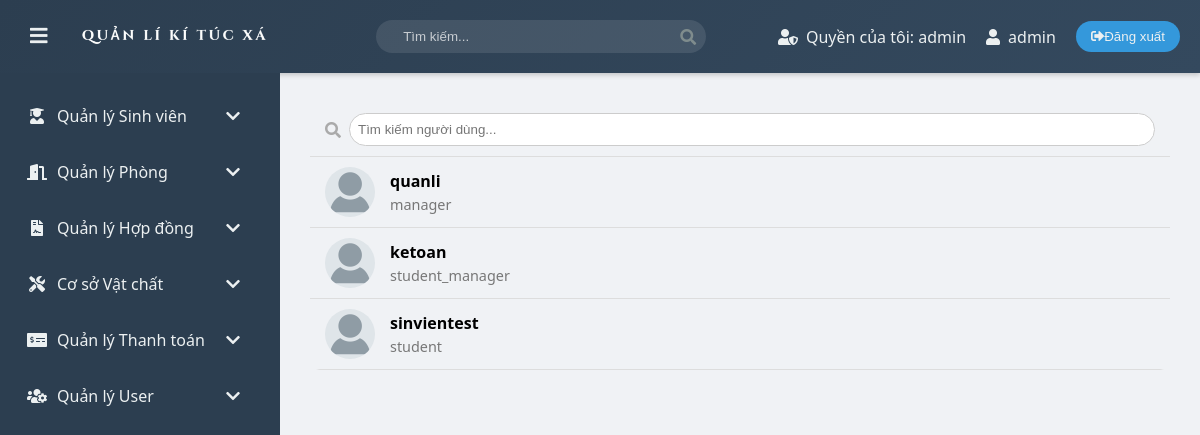
/php/admin/admin_user_list.php (signed in), run on an earlier commit of the app's database.
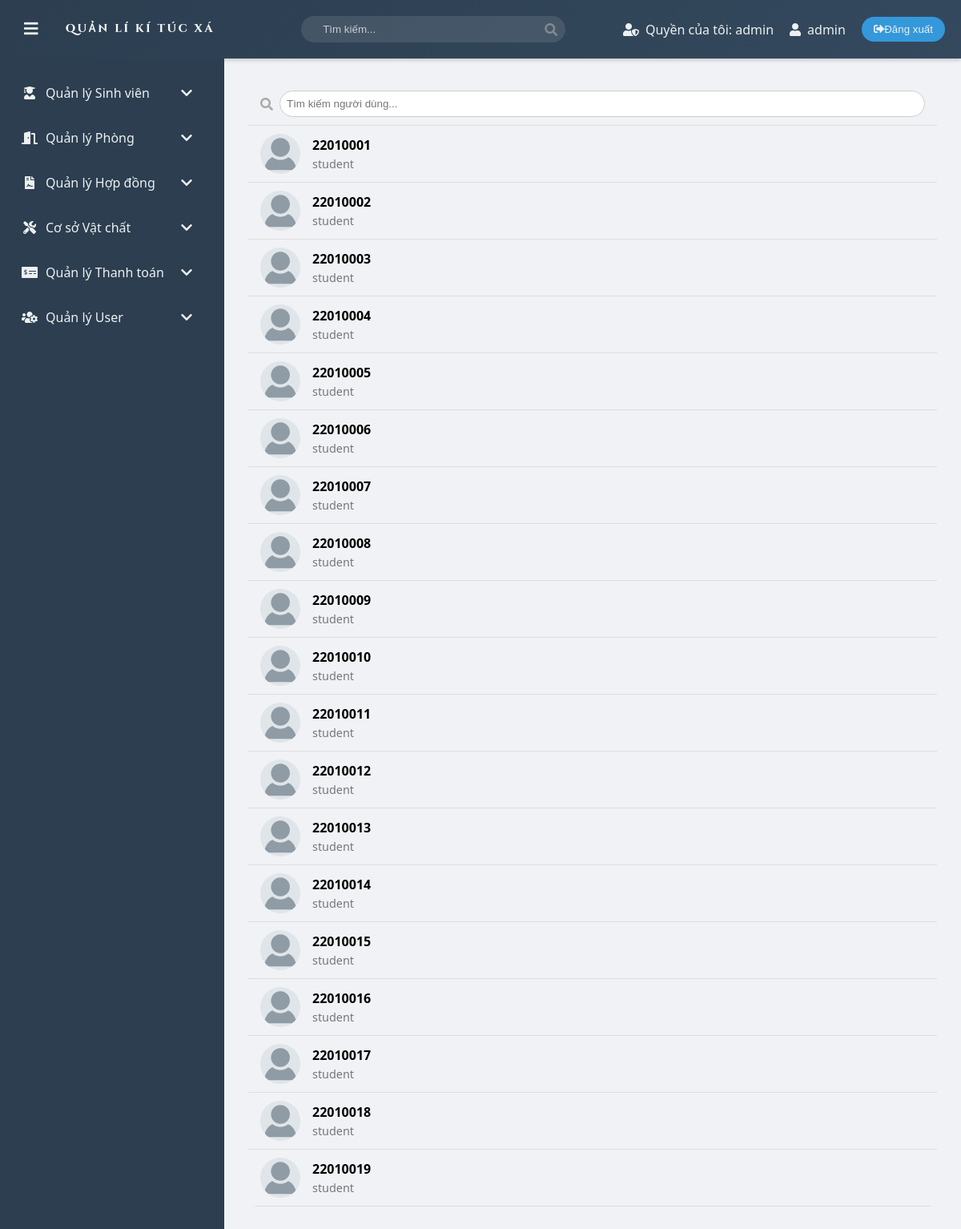
And on a later commit of the database.
### tables this page shows
CREATE TABLE Users (
    user_id INT AUTO_INCREMENT PRIMARY KEY,
    username VARCHAR(255) NOT NULL,
    password VARCHAR(255) NOT NULL,
    role ENUM('admin', 'student') NOT NULL,
    is_approved TINYINT(1) DEFAULT 0,
    activation_token  VARCHAR(255) NOT NULL,
    created_at TIMESTAMP DEFAULT CURRENT_TIMESTAMP
);

### php/admin/admin_user_list.php (the view, shortened to what this page needs)
<?php
include '../config/db_connect.php';
$adminId = $_SESSION['user_id'];
$sql = "SELECT user_id, username, role FROM Users WHERE user_id != ?";
$stmt = $conn->prepare($sql);
$stmt->bind_param("i", $adminId);
$stmt->execute();
$result = $stmt->get_result();
$users = [];
while ($row = $result->fetch_assoc()){
    $users[] = $row;
}
?>
<!DOCTYPE html>
<html lang="vi">
<head>
    <link rel="stylesheet" href="https://cdnjs.cloudflare.com/ajax/libs/font-awesome/5.15.3/css/all.min.css">
    <link rel="stylesheet" href="../../assets/css/main.css">
    <link rel="stylesheet" href="../../assets/css/admin_user_list.css">
</head>
<body>
<?php include 'layout/header.php'; ?>
    <div class="container">
        <?php include 'layout/menu.php'; ?>
        <main class="content">
            <div class="user-list-container">
                 <div class="search-bar">
                    <i class="fas fa-search search-icon"></i>
                    <input type="text" class="search-input" placeholder="Tìm kiếm người dùng...">
                </div>
                <ul class="user-list">
                    <?php foreach ($users as $u): ?>
                    <li class="user-item" data-user-id="<?php echo $u['user_id']; ?>">
                        <div class="user-avatar">
                            <img src="../../assets/img/default-avatar.png" alt="Default Avatar">
                        </div>
                        <div class="user-info">
                            <div class="user-name"><?php echo htmlspecialchars($u['username']); ?></div>
                            <div class="user-role"><?php echo htmlspecialchars($u['role']); ?></div>
                        </div>
                    </li>
                    <?php endforeach; ?>
                </ul>
            </div>
        </main>
    </div>
</body>
</html>

What changed in the data, as far as the page shows it:
changed users (number 1 of 19 on the later page): username "quanli" → "22010001"; role "manager" → "student"
changed users (number 2 of 19 on the later page): username "ketoan" → "22010002"; role "student_manager" → "student"
changed users (number 3 of 19 on the later page): username "sinvientest" → "22010003"
added users: username "22010004", role "student"
added users: username "22010005", role "student"
added users: username "22010006", role "student"
added users: username "22010007", role "student"
added users: username "22010008", role "student"
added users: username "22010009", role "student"
added users: username "22010010", role "student"
added users: username "22010011", role "student"
added users: username "22010012", role "student"
added users: username "22010013", role "student"
added users: username "22010014", role "student"
added users: username "22010015", role "student"
added users: username "22010016", role "student"
added users: username "22010017", role "student"
added users: username "22010018", role "student"
added users: username "22010019", role "student"
